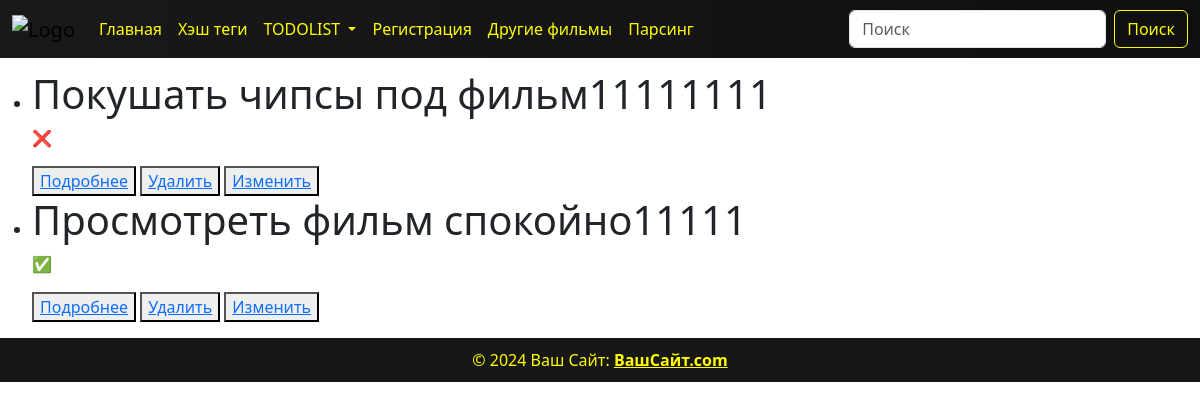
Page /todo_list/ on the committed database.
### todo/models.py (models this page shows, shortened)
class TodoModel(models.Model):
    CHECK = (
        ("✅", "✅"),
        ("❌", "❌")
    )
    task = models.TextField()
    checked = models.CharField(choices=CHECK, max_length=10)
    choice_movie = models.ForeignKey(Movies, on_delete=models.CASCADE)
    created_at = models.DateField(auto_now_add=True)
    updated_at = models.DateField(auto_now=True)

### todo/views.py (the view)
# urls.py: path('todo_list/', views.TodoListView.as_view(), name='todo_list'),
@method_decorator(cache_page(60*15), name='dispatch')
class TodoListView(generic.ListView):
    template_name = 'todo/todo_list.html'
    model = models.TodoModel
    def get_queryset(self):
        todos = cache.get('todos')
        if not todos:
            todos = self.model.objects.all().order_by('-id')
            cache.set('todos', todos, 60*15)
        return todos

### templates/todo/todo_list.html
{% load  static %}
{% include 'components/header.html' %}
<link rel="stylesheet" href="{% static 'css/todo.css' %}">
<link rel="stylesheet" href="{% static 'css/show.css' %}">
<ul>
    {% for i in object_list %}
        <li>
        <h1>{{ i.task }}</h1>
        <p>{{ i.checked }}</p>
            <button><a href="/todo_list/{{ i.id }}/">Подробнее</a></button>
            <button><a href="/todo_list/{{ i.id }}/delete/">Удалить</a></button>
            <button><a href="/todo_list/{{ i.id }}/update/">Изменить</a></button>
        </li>
    {% endfor %}
</ul>
{% include 'components/footer.html' %}

### static/css/show.css (style rules this page uses)
body { display: flex; flex-direction: column; min-height: 100vh; padding-top: 70px; background: url("https://i.pinimg.com/736x/e3/7d/a9/e37da92d1e32051af32a81a8950733f3.jpg"); background-repeat: no-repeat; background-size: cover; background-position: center; }

### rows in the picture
TodoModel: task "Покушать чипсы под фильм11111111", checked "❌"
TodoModel: task "Просмотреть фильм спокойно11111", checked "✅"
